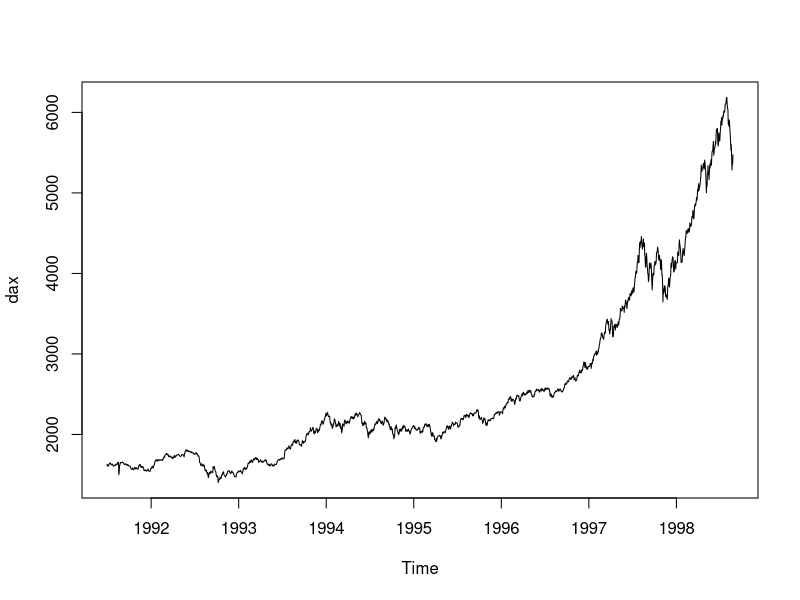

Here is the R script that generated this plot:
## ---- chunk 1
library(forecast)
dax <- EuStockMarkets[ ,1]
plot(dax)
## ---- chunk 2
trening <- head(dax, length(dax) - 10)
test <- tail(dax, 10)
## ---- chunk 3
fit_exp <- HoltWinters(trening)
pred_exp <- forecast(fit_exp, h = 10)
## ---- chunk 4
accuracy(pred_exp, test)
